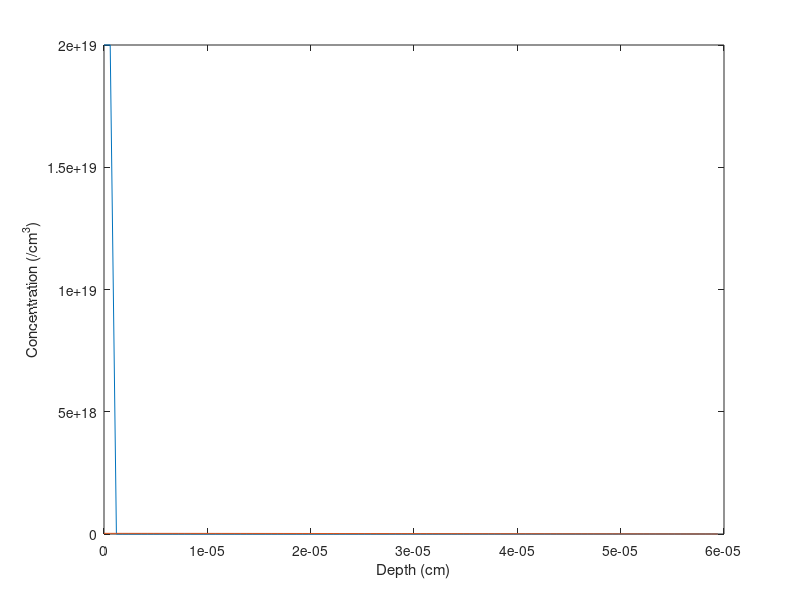

Recreate this plot in MATLAB.
%% Task 8
C_vector = zeros(1,100);
C_vector(1:2) = 2e19;
D = 1.69e-10;   %cm^2 hr^-1
                %temperature = 1050C, dopant = Boron
dt = 2e-3;      %divides 1 hour into 1000 points
dx = 6e-7;     
k = D*dt/(dx^2);

X_vector = (0:dx:(length(C_vector)*dx)-dx);

plot(X_vector, C_vector);
xlabel('Depth (cm)');
ylabel('Concentration (/cm^3)');

hold on
for j = 1:1000
    C_vector(1) = C_vector(1) + k*((max(C_vector)) - 2*C_vector(1) + C_vector(2));
    for i = 2:length(C_vector)-1  % start at 2 because there is no value left of the first element
        C_vector(i) = C_vector(i) + k*(C_vector(i-1) - 2*C_vector(i) + C_vector(i+1));
    end
   % pause(0.005)
    %plot(X_vector, C_vector);
end
plot(X_vector, C_vector);